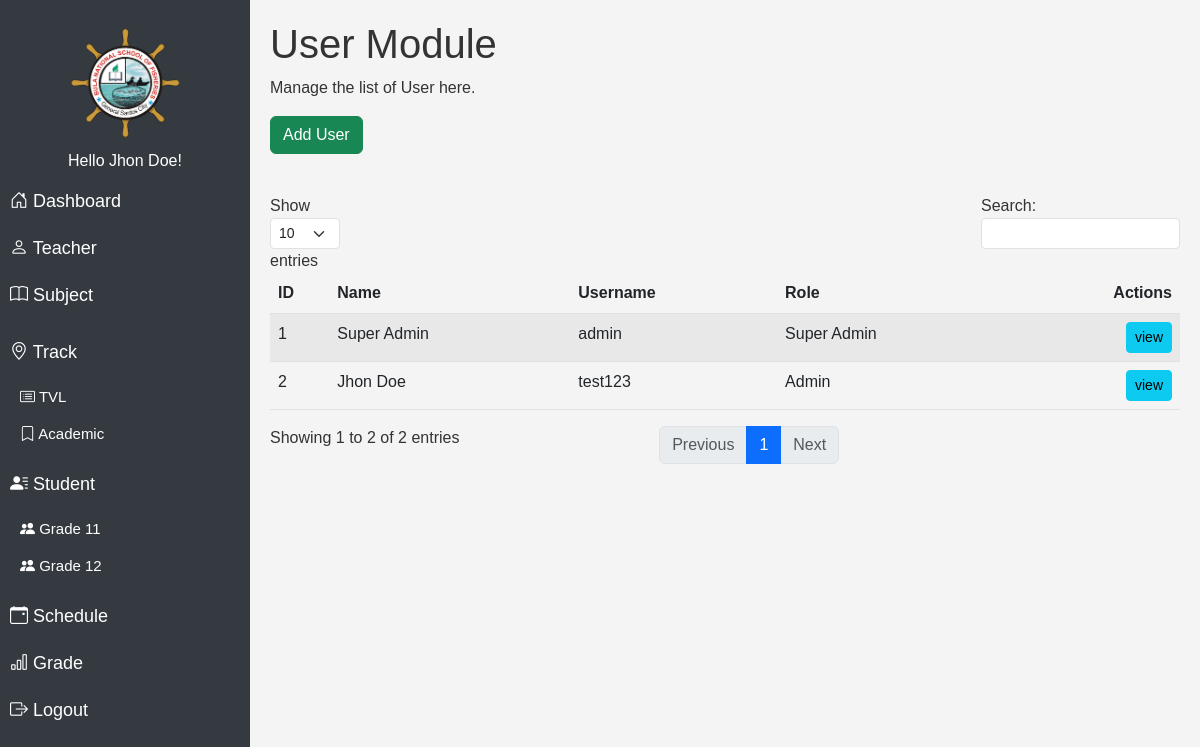
/modules/user/index.php (signed in), run on the app's committed database.
### tables this page shows
CREATE TABLE `user` (
  `id` int(11) NOT NULL,
  `name` varchar(100) NOT NULL,
  `username` varchar(255) NOT NULL,
  `password` varchar(255) NOT NULL,
  `role` varchar(100) NOT NULL
);

### modules/user/index.php (the view, shortened to what this page needs)
<!DOCTYPE html>
<html lang="en">
<head>
  <link rel="stylesheet" href="../../assets/css/navbar.css">
  <link rel="stylesheet" href="../../assets/css/bootstrap5.3.0/bootstrap.min.css">
   <link rel="stylesheet" href="../../assets/css/styles.css">
</head>
<body>
<?php
$page = 'User';
include "../../db_conn.php";
 ?>
  <?php include "../../navbar.php";?>
<div class="content" id="content">
<div id="teacherSection">
  <h1>User Module</h1>
  <p>Manage the list of User here.</p>
<a href="add.php" class="btn btn-success mb-3">Add User</a>
  <?php
include "../../db_conn.php";
$squery = mysqli_query($conn, "SELECT * FROM user");
?>
<table id="teacherTable" class="table table-striped table-hover">
  <thead>
    <tr>
      <th>ID</th>
      <th>Name</th>
      <th>Username</th>
      <th>Role</th>
      <th class="text-end">Actions</th>
    </tr>
  </thead>
  <tbody>
    <?php
    while($row = mysqli_fetch_assoc($squery)) {
        $id = $row['id'];
    ?>
    <tr>
      <td><?php echo $id; ?></td>
      <td><?php echo $row['name']; ?></td>
      <td><?php echo $row['username']; ?></td>
      <td><?php echo $row['role']; ?></td>
      <td class="text-end">
        <a href="view.php?id=<?php echo $id; ?>" class="btn btn-info btn-sm">view</a>
      </td>
    </tr>
    <?php } ?>
  </tbody>
</table>
</div>
</body>
</html>

### navbar.php (shortened to what this page needs)
<?php
include "../../db_conn.php";
$nav_id = $_SESSION['id'];
$nav_query = mysqli_query($conn, "SELECT * FROM user where id = '$nav_id'");
$nav_row = mysqli_fetch_array($nav_query);
?>
<link href="https://cdn.jsdelivr.net/npm/bootstrap-icons@1.11.3/font/bootstrap-icons.min.css" rel="stylesheet">
<div class="sidebar" id="sidebar">
<div>
    <img src="../../assets/img/logo.png" alt="Logo" class="logo">
</div>
<h6 class="text-center">Hello <?php echo $nav_row['name']; ?>! </h6>
<a href="../dashboard" class="<?php if ($page == 'Dashboard') {echo 'active';} ?>"><i class="bi bi-house-door"></i> Dashboard</a>
<a href="../teacher" class="<?php if ($page == 'Teacher') {echo 'active';} ?>"><i class="bi bi-person"></i> Teacher</a>
<a href="../subject" class="<?php if ($page == 'Subject') {echo 'active';} ?>"><i class="bi bi-book"></i> Subject</a>
<div class="submenu">
    <a href="#" class="<?php if ($page == 'Strand/TVL' || $page == 'Strand/Academic') {echo 'active';} ?>"><i class="bi bi-geo-alt"></i> Track</a>
    <ul>
        <li><a href="../strand?track=TVL" class="<?php if ($page == 'Strand/TVL') {echo 'active';} ?>"><i class="bi bi-card-list"></i> TVL</a></li>
        <li><a href="../strand?track=Academic" class="<?php if ($page == 'Strand/Academic') {echo 'active';} ?>"><i class="bi bi-bookmark"></i> Academic</a></li>
    </ul>
</div>
<div class="submenu">
    <a href="#" class="<?php if ($page == 'Student/11' || $page == 'Student/12') {echo 'active';} ?>"><i class="bi bi-person-lines-fill"></i> Student</a>
    <ul>
        <li><a href="../Student?grade=11" class="<?php if ($page == 'Student/11') {echo 'active';} ?>"><i class="bi bi-people-fill"></i> Grade 11</a></li>
        <li><a href="../Student?grade=12" class="<?php if ($page == 'Student/12') {echo 'active';} ?>"><i class="bi bi-people-fill"></i> Grade 12</a></li>
    </ul>
</div>
<a href="../schedule" class="<?php if ($page == 'Schedule') {echo 'active';} ?>"><i class="bi bi-calendar-event"></i> Schedule</a>
<a href="../grades" class="<?php if ($page == 'Grades') {echo 'active';} ?>"><i class="bi bi-bar-chart"></i> Grade</a>
<a href="../../logout.php"><i class="bi bi-box-arrow-right"></i> Logout</a>
</div>

### assets/css/navbar.css (style rules this page uses)
.sidebar { height: 100vh; position: fixed; top: 0; left: 0; width: 250px; background-color: #343a40; color: white; padding-top: 20px; transition: width 0.3s; }
.sidebar a { color: white; padding: 10px; text-decoration: none; display: block; font-size: 18px; }
.content { margin-left: 250px; padding: 20px; }
.logo { max-width: 150px; max-height: 150px; border-radius: 50%; margin-top: 5px; margin-bottom: 10px; margin-left: 65px; width: 120px; }
.submenu { margin: 10px 0; }
.submenu ul { list-style-type: none; padding: 0; margin: 0 0 0 15px; }
.submenu ul li { margin: 5px 0; }
.submenu ul li a { text-decoration: none; display: block; padding: 5px; color: white; font-size: 15px; }

### assets/css/styles.css (style rules this page uses)
body { font-family: Arial, sans-serif; background-color: #f4f4f4; color: #333; }

### data on the page
user: name "Jhon Doe", id "2", username "test123", role "Admin"
user: id "1", name "Super Admin", username "admin", role "Super Admin"
